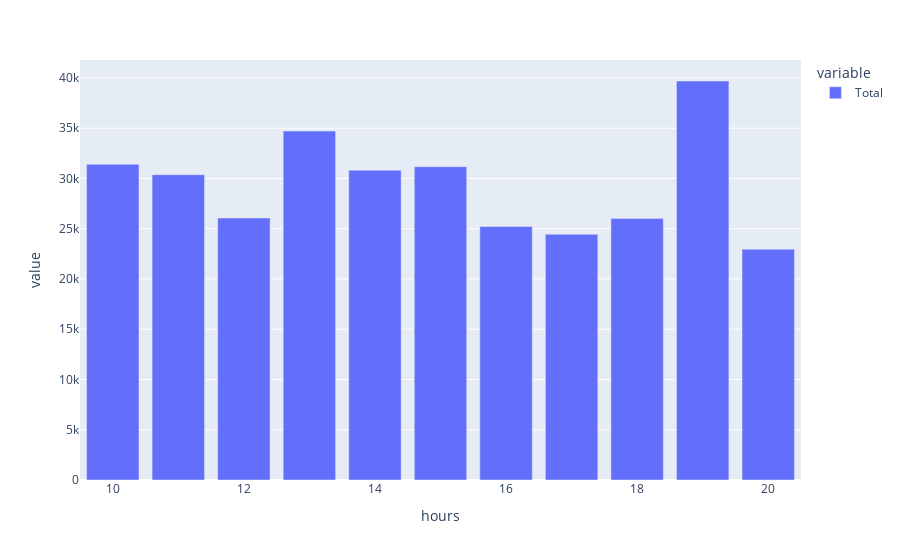

Notebook cell for this chart:
### Code cell
bar_char=px.bar(sales_by_hour)
bar_char.show()

### Figure 1 — Plotly figure (JSON) as saved in the notebook; plotly's stock layout.template omitted (floating-point values rounded to 4 significant figures)
{"data": [{"alignmentgroup": "True", "hovertemplate": "variable=Total<br>hours=%{x}<br>value=%{y}<extra></extra>", "legendgroup": "Total", "marker": {"color": "#636efa", "pattern": {"shape": ""}}, "name": "Total", "offsetgroup": "Total", "orientation": "v", "showlegend": true, "textposition": "auto", "type": "bar", "x": [20, 17, 16, 18, 12, 11, 14, 15, 10, 13, 19], "xaxis": "x", "y": [22970.0, 24450.0, 25230.0, 26030.0, 26070.0, 30380.0, 30830.0, 31180.0, 31420.0, 34720.0, 39700.0], "yaxis": "y"}], "layout": {"barmode": "relative", "legend": {"title": {"text": "variable"}, "tracegroupgap": 0}, "margin": {"t": 60}, "xaxis": {"anchor": "y", "domain": [0, 1], "title": {"text": "hours"}}, "yaxis": {"anchor": "x", "domain": [0, 1], "title": {"text": "value"}}}}
